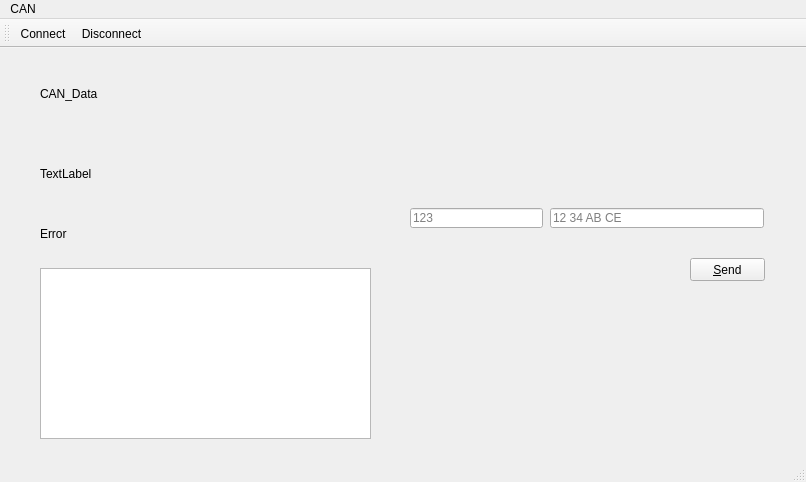
<?xml version="1.0" encoding="UTF-8"?>
<ui version="4.0">
 <class>MainWindow</class>
 <widget class="QMainWindow" name="MainWindow">
  <property name="geometry">
   <rect>
    <x>0</x>
    <y>0</y>
    <width>806</width>
    <height>482</height>
   </rect>
  </property>
  <property name="windowTitle">
   <string>MainWindow</string>
  </property>
  <widget class="QWidget" name="centralWidget">
   <widget class="QLabel" name="label">
    <property name="geometry">
     <rect>
      <x>40</x>
      <y>0</y>
      <width>271</width>
      <height>91</height>
     </rect>
    </property>
    <property name="text">
     <string>CAN_Data</string>
    </property>
   </widget>
   <widget class="QLabel" name="label_3">
    <property name="geometry">
     <rect>
      <x>40</x>
      <y>110</y>
      <width>261</width>
      <height>31</height>
     </rect>
    </property>
    <property name="text">
     <string>TextLabel</string>
    </property>
   </widget>
   <widget class="QLabel" name="label_2">
    <property name="geometry">
     <rect>
      <x>40</x>
      <y>170</y>
      <width>281</width>
      <height>31</height>
     </rect>
    </property>
    <property name="text">
     <string>Error</string>
    </property>
   </widget>
   <widget class="QTextEdit" name="textEdit">
    <property name="geometry">
     <rect>
      <x>40</x>
      <y>220</y>
      <width>331</width>
      <height>171</height>
     </rect>
    </property>
   </widget>
   <widget class="QPushButton" name="sendButton">
    <property name="geometry">
     <rect>
      <x>690</x>
      <y>210</y>
      <width>75</width>
      <height>23</height>
     </rect>
    </property>
    <property name="text">
     <string>&amp;Send</string>
    </property>
   </widget>
   <widget class="QLineEdit" name="frameIdEdit">
    <property name="geometry">
     <rect>
      <x>410</x>
      <y>160</y>
      <width>133</width>
      <height>20</height>
     </rect>
    </property>
    <property name="sizePolicy">
     <sizepolicy hsizetype="Preferred" vsizetype="Fixed">
      <horstretch>1</horstretch>
      <verstretch>0</verstretch>
     </sizepolicy>
    </property>
    <property name="placeholderText">
     <string>123</string>
    </property>
    <property name="clearButtonEnabled">
     <bool>true</bool>
    </property>
   </widget>
   <widget class="QLineEdit" name="payloadEdit">
    <property name="geometry">
     <rect>
      <x>550</x>
      <y>160</y>
      <width>214</width>
      <height>20</height>
     </rect>
    </property>
    <property name="sizePolicy">
     <sizepolicy hsizetype="Expanding" vsizetype="Fixed">
      <horstretch>2</horstretch>
      <verstretch>0</verstretch>
     </sizepolicy>
    </property>
    <property name="placeholderText">
     <string>12 34 AB CE</string>
    </property>
    <property name="clearButtonEnabled">
     <bool>true</bool>
    </property>
   </widget>
  </widget>
  <widget class="QMenuBar" name="menuBar">
   <property name="geometry">
    <rect>
     <x>0</x>
     <y>0</y>
     <width>806</width>
     <height>23</height>
    </rect>
   </property>
   <widget class="QMenu" name="menuCAN">
    <property name="title">
     <string>CAN</string>
    </property>
    <addaction name="separator"/>
    <addaction name="action_Connect"/>
    <addaction name="action_Disconnect"/>
   </widget>
   <addaction name="menuCAN"/>
  </widget>
  <widget class="QToolBar" name="mainToolBar">
   <attribute name="toolBarArea">
    <enum>TopToolBarArea</enum>
   </attribute>
   <attribute name="toolBarBreak">
    <bool>false</bool>
   </attribute>
   <addaction name="action_Connect"/>
   <addaction name="action_Disconnect"/>
  </widget>
  <widget class="QStatusBar" name="statusBar"/>
  <action name="action_Connect">
   <property name="icon">
    <iconset>
     <normaloff>D:/QT/Examples/Qt-5.10.0/serialbus/can/images/connect.png</normaloff>D:/QT/Examples/Qt-5.10.0/serialbus/can/images/connect.png</iconset>
   </property>
   <property name="text">
    <string>&amp;Connect</string>
   </property>
  </action>
  <action name="action_Disconnect">
   <property name="icon">
    <iconset>
     <normaloff>D:/QT/Examples/Qt-5.10.0/serialbus/can/images/disconnect.png</normaloff>D:/QT/Examples/Qt-5.10.0/serialbus/can/images/disconnect.png</iconset>
   </property>
   <property name="text">
    <string>&amp;Disconnect</string>
   </property>
  </action>
 </widget>
 <layoutdefault spacing="6" margin="11"/>
 <resources/>
 <connections/>
</ui>
